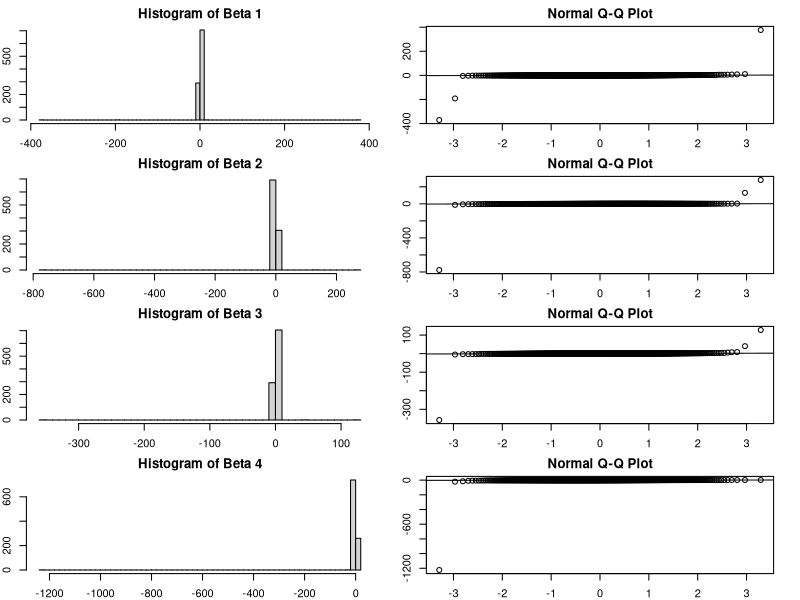
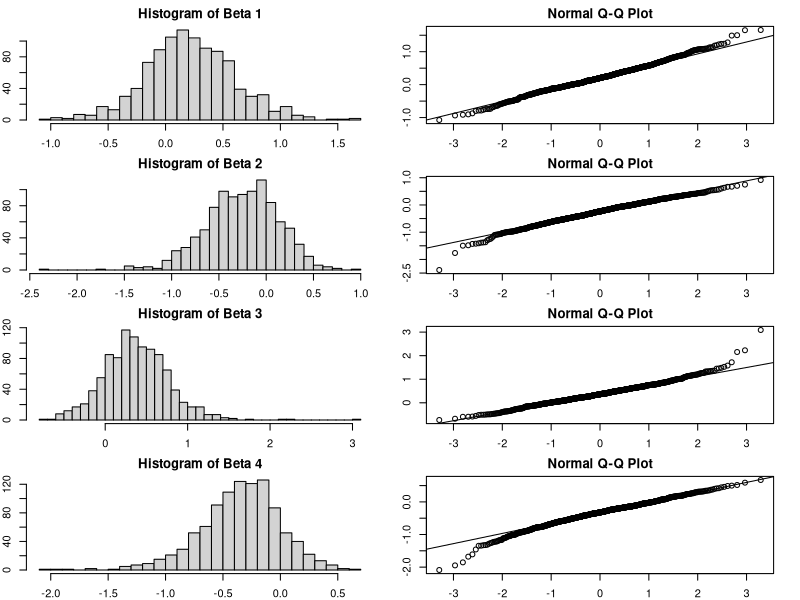
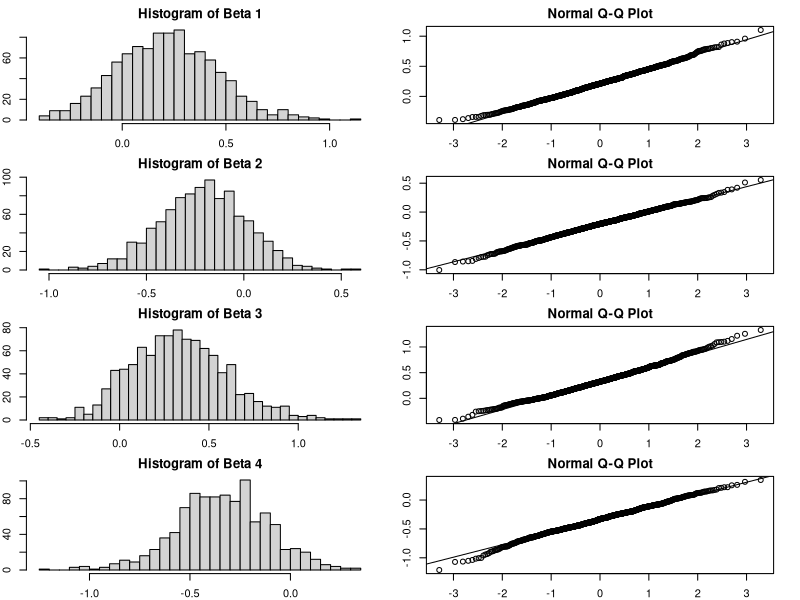
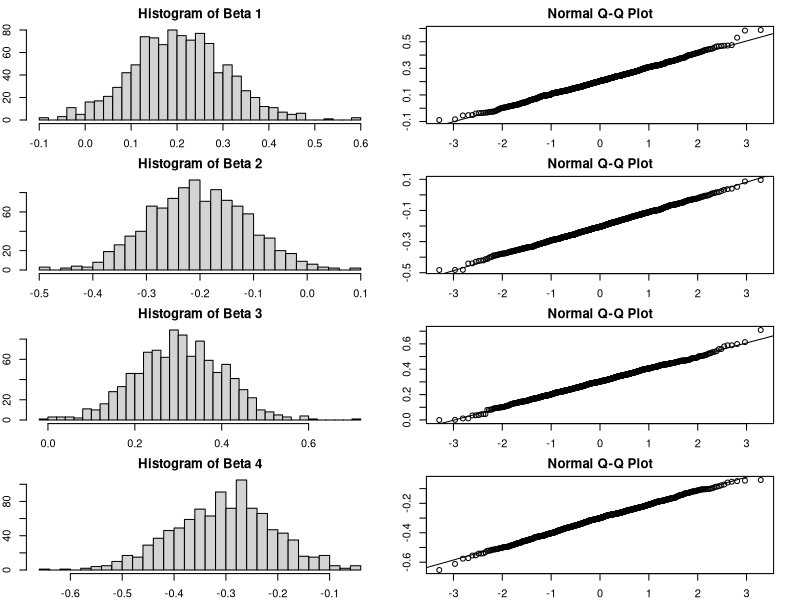
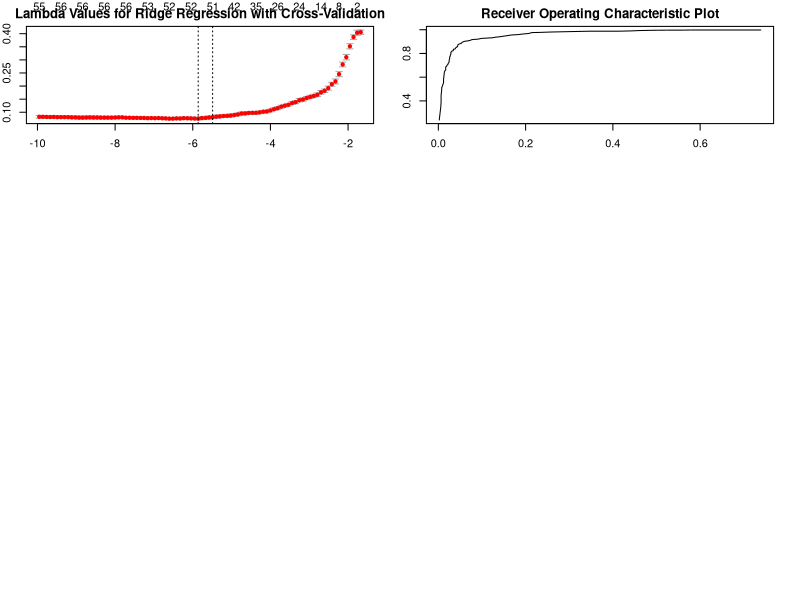

These charts were generated, in order, by the following R code:
## ---- chunk 1
knitr::opts_chunk$set(echo = TRUE)
## ---- chunk 2
x25 <- read.csv("X25.csv")
X <- as.matrix(x25)
Beta <- matrix(c(0.2,-0.2,0.3,-0.3),4,1)
pi <- (exp(X%*%Beta)) / (1+exp(X%*%Beta))
## ---- chunk 3
n <- nrow(x25)
Betas <- matrix(NA,1000,4)
for (i in 1:1000) {
    y_i <- rbinom(n,size=1,prob=pi)
    this_mod <- glm(y_i ~ ., data=as.data.frame(X), family=binomial(link="logit"))
    Betas[i,] <- this_mod$coefficients[-1]
}
## ---- chunk 4
par(mfrow=c(4,2), mar=rep(2,4))
for (i in 1:4) {
    hist(Betas[,i], main=paste("Histogram of Beta", as.character(i)), breaks=60)
    qqnorm(Betas[,i])
    qqline(Betas[,i])
}
## ---- chunk 5
x50 <- read.csv("X50.csv")
X <- as.matrix(x50)
Beta <- matrix(c(0.2,-0.2,0.3,-0.3),4,1)
pi <- (exp(X%*%Beta)) / (1+exp(X%*%Beta))
## ---- chunk 6
n <- nrow(x50)
Betas <- matrix(NA,1000,4)
for (i in 1:1000) {
    y_i <- rbinom(n,size=1,prob=pi)
    this_mod <- glm(y_i ~ ., data=as.data.frame(X), family=binomial(link="logit"))
    Betas[i,] <- this_mod$coefficients[-1]
}
## ---- chunk 7
par(mfrow=c(4,2), mar=rep(2,4))
for (i in 1:4) {
    hist(Betas[,i], main=paste("Histogram of Beta", as.character(i)), breaks=30)
    qqnorm(Betas[,i])
    qqline(Betas[,i])
}
## ---- chunk 8
x100 <- read.csv("X100.csv")
X <- as.matrix(x100)
Beta <- matrix(c(0.2,-0.2,0.3,-0.3),4,1)
pi <- (exp(X%*%Beta)) / (1+exp(X%*%Beta))


## ---- chunk 9
n <- nrow(x100)
Betas <- matrix(NA,1000,4)
for (i in 1:1000) {
    y_i <- rbinom(n,size=1,prob=pi)
    this_mod <- glm(y_i ~ ., data=as.data.frame(X), family=binomial(link="logit"))
    Betas[i,] <- this_mod$coefficients[-1]
}
## ---- chunk 10
par(mfrow=c(4,2), mar=rep(2,4))
for (i in 1:4) {
    hist(Betas[,i], main=paste("Histogram of Beta", as.character(i)), breaks=30)
    qqnorm(Betas[,i])
    qqline(Betas[,i])
}
## ---- chunk 11
x500 <- read.csv("X500.csv")
X <- as.matrix(x500)
Beta <- matrix(c(0.2,-0.2,0.3,-0.3),4,1)
pi <- (exp(X%*%Beta)) / (1+exp(X%*%Beta))
## ---- chunk 12
n <- nrow(x500)
Betas <- matrix(NA,1000,4)
for (i in 1:1000) {
    y_i <- rbinom(n,size=1,prob=pi)
    this_mod <- glm(y_i ~ ., data=as.data.frame(X), family=binomial(link="logit"))
    Betas[i,] <- this_mod$coefficients[-1]
}
## ---- chunk 13
par(mfrow=c(4,2), mar=rep(2,4))
for (i in 1:4) {
    hist(Betas[,i], main=paste("Histogram of Beta", as.character(i)), breaks=30)
    qqnorm(Betas[,i])
    qqline(Betas[,i])
}
## ---- chunk 14
spam <- read.csv("spam.csv")
spam.train <- spam[spam$test.id==FALSE,-59]
spam.test <- spam[spam$test.id==TRUE,-59]
## ---- chunk 15
library(glmnet)
lasso_cv <- cv.glmnet(x=as.matrix(spam.train[,-58]),y=as.matrix(spam.train[,58]),
          family="binomial",type.measure="class")
plot(lasso_cv, main="Lambda Values for Ridge Regression with Cross-Validation")
lasso_cv$lambda.min
lasso_cv$lambda.1se
## ---- chunk 16
lasso_mod <- glmnet(x=as.matrix(spam.train[,-58]),y=as.matrix(spam.train[,58]),
          lambda=lasso_cv$lambda.1se, family="binomial")
lasso_mod$beta
## ---- chunk 17
pi_pred <- predict(lasso_mod, newx=as.matrix(spam.test[,-58]), type="response")
summary(pi_pred)
## ---- chunk 18
pred_results <- c()
for (i in pi_pred) {
    if (i>0.5) {
        pred_results <- c(pred_results, 1)
    }
    else {
        pred_results <- c(pred_results, 0)
    }
}
summary(pred_results)
length(pred_results)
sum(pred_results)
## ---- chunk 19
pred_actual <- data.frame(predicted=pred_results, actual=spam.test[,58])
p1a1 <- nrow(pred_actual[pred_actual$predicted==1 & pred_actual$actual==1,])
p1a0 <- nrow(pred_actual[pred_actual$predicted==1 & pred_actual$actual==0,])
p0a1 <- nrow(pred_actual[pred_actual$predicted==0 & pred_actual$actual==1,])
p0a0 <- nrow(pred_actual[pred_actual$predicted==0 & pred_actual$actual==0,])

tab_df <- data.frame("Actual Spam"=c(p1a1,p0a1), 
                     "Actual No-Spam"=c(p1a0,p0a0),
                     row.names=c("Predicted Spam","Predicted No-Spam"))
knitr::kable(tab_df)
## ---- chunk 20
misclf <- (p0a1+p1a0)/nrow(pred_actual)
misclf
## ---- chunk 21
sensitivity <- p1a1/(p1a1+p0a1)
sensitivity
## ---- chunk 22
specificity <- p0a0/(p1a0+p0a0)
specificity
## ---- chunk 23
cutoff <- seq(0.01,0.99, 0.01)
cutoff_df <- data.frame("cutoff"=cutoff, "sensitivity"=NA, "specificity"=NA, 
                        row.names=cutoff)

# for each cut-off prob, recompute predicted outcome based on cut-off 
for (p in cutoff) {
    pred_results_i <- c()
    for (i in pi_pred) {
        if (i > p) {
            pred_results_i <- c(pred_results_i, 1)
        }
        else {
            pred_results_i <- c(pred_results_i, 0)
        }
    }
    pred_actual_p <- data.frame(predicted=pred_results_i, actual=spam.test[,58])
    p1a1_p <- nrow(pred_actual_p[pred_actual_p$predicted==1 & pred_actual_p$actual==1,])
    p1a0_p <- nrow(pred_actual_p[pred_actual_p$predicted==1 & pred_actual_p$actual==0,])
    p0a1_p <- nrow(pred_actual_p[pred_actual_p$predicted==0 & pred_actual_p$actual==1,])
    p0a0_p <- nrow(pred_actual_p[pred_actual_p$predicted==0 & pred_actual_p$actual==0,])
    sens_p <- p1a1_p/(p1a1_p+p0a1_p)
    spec_p <- p0a0_p/(p1a0_p+p0a0_p)
    cutoff_df[cutoff_df$cutoff==p,]$sensitivity <- sens_p
    cutoff_df[cutoff_df$cutoff==p,]$specificity <- spec_p
}
## ---- chunk 24
plot(x=(1-cutoff_df$specificity), y=cutoff_df$sensitivity, type='l',
     xlab="1-Specificity", ylab="Sensitivity", main="Receiver Operating Characteristic Plot")
## ---- chunk 25
dists <- c()
for (i in 1:nrow(cutoff_df)) {
    dist <- sqrt((1-cutoff_df[i,]$sensitivity)^2 + (1-cutoff_df[i,]$specificity)^2)
    dists <- c(dists,dist)
}
cutoff_df[which(dists==min(dists)),]
